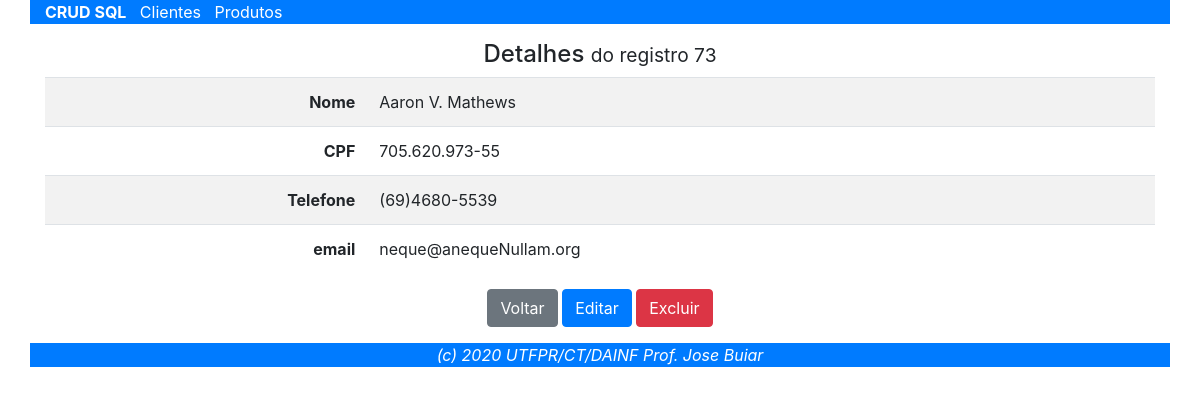
The app's page /parte-7/index.php?ctl=ClienteController&mtd=buscar&id=73 with its own data.
### tables this page shows
CREATE TABLE `cliente` (
  `id` int(11) NOT NULL,
  `nome` text NOT NULL,
  `cpf` decimal(11,0) NOT NULL,
  `telefone` decimal(11,0) NOT NULL,
  `email` text NOT NULL
);

### parte-7/ControllerBase.php (called while the page is built, shortened)
<?php
class ControllerBase {
    public function __construct() {
		$this->model = new $this->nomeModel;
	}
	public function chamarView($nomeView, $info=array()) {
		include "{$nomeView}.php";
	}
}

### parte-7/ControllerSql.php (called while the page is built, shortened)
<?php
class ControllerSql extends ControllerBase {
	public $nomeViewDetail='ViewDetalhe';
	public function buscar() {
		$id = $this->obterChave();
		$dados = $this->model->read( $id );
		$this->chamarView(
			$this->nomeViewDetail, array(
				'dados'			=>	$dados,
				'id'			=>	$id,
				'controller'	=>	get_class($this)
		));
	}
	public function obterChave() {
		return $_REQUEST['id'];
	}
}

### parte-7/Conexao.php (called while the page is built, shortened)
<?php
class Conexao
{
    private static $conexao;
    public static function getInstance()
    {
        if (is_null(self::$conexao)) {
            self::$conexao = new \PDO(
				'mysql:host=localhost;port=3306;dbname=csm41',
				'csm41',
				'csm41'
			);
            self::$conexao->setAttribute(
				\PDO::ATTR_ERRMODE,
				\PDO::ERRMODE_EXCEPTION
			);
            self::$conexao->exec('set names utf8');
        }
        return self::$conexao;
    }
}

### parte-7/ModelSql.php (called while the page is built, shortened)
<?php
class ModelSql {
	protected	$tabela		=	null;
	protected	$colunas	=	array( );
	protected	$sort		=	array( );
	protected	$chave		=	null;
	function __construct() {
		$this->conexao = Conexao::getInstance();
	}
	public function read($selecionado=null) {
		$listaColunas = $this->chave .', '.
			implode(", ", $this->colunas);
		$listaWhere = $selecionado ?
			" WHERE $this->chave=".$_REQUEST[$this->chave]
			:  null;
		$listaSort = sizeof($this->sort) > 0 ?
			" ORDER BY ".implode(", ",$this->sort) :
			null;
		$query =
			"SELECT $listaColunas FROM $this->tabela ".
			"$listaWhere$listaSort";
        try {
			$stmt    = $this->conexao->prepare($query);
			$result  = array();
			if ($stmt->execute()) {
				while ($rs = $stmt->fetch()) {
					$result[] = $rs;
				}
			}
		}
		catch(PDOException $e) {
			alert("Erro em SELECT : ".$e->getMessage());
		}
		return $result[0];
	}
}

### parte-7/ClienteViewDetalhe.php (the view, shortened to what this page needs)
<div class='container text-center'>
<div class='row'>
<div class='col-12'>
<h4>Detalhes <small> do registro <?php print $id; ?></small></h4>
<table  class='table table-striped'>
<tr>
<th class='text-right'>Nome</th><td class='text-left'><?php print $dados['nome']; ?></td>
</tr>
<tr>
<th class='text-right'>CPF</th><td class='text-left'><?php
if (isset($dados['cpf'])) {
	$cpf=preg_replace("/(\d{3})(\d{3})(\d{3})(\d{2})/", "\$1.\$2.\$3-\$4", $dados['cpf']);
	print $cpf;
}
6?></td>
</tr>
<tr>
<th class='text-right'>Telefone</th><td class='text-left'><?php
if (isset($dados['telefone'])) {
	$telefone=preg_replace("/\D/","",$dados['telefone']);
	$telefone=preg_replace("/(\d{2})(\d+)(\d{4})$/", "($1)$2-$3", $telefone);
	print $telefone;
}
?></td>
</tr>
<tr>
<th class='text-right'>email</th><td class='text-left'><?php print $dados['email']; ?></td>
</tr>
</table>
<a class='btn btn-secondary' href='?'>Voltar</a>
<a class='btn btn-primary' href='?ctl=<?php print $controller; ?>&mtd=editar&id=<?php print $id; ?>'>Editar</a>
<a class='btn btn-danger' href='?ctl=<?php print $controller; ?>&mtd=excluir&id=<?php print $id; ?>' onClick='return confirm("Confirma a Exclusão ?")'>Excluir</a>
</div>
</div>
</div>

### records on screen
cliente: nome "Aaron V. Mathews", cpf "705.620.973-55", telefone "(69)4680-5539", email "neque@anequeNullam.org"

### other values on screen
$id "73"
